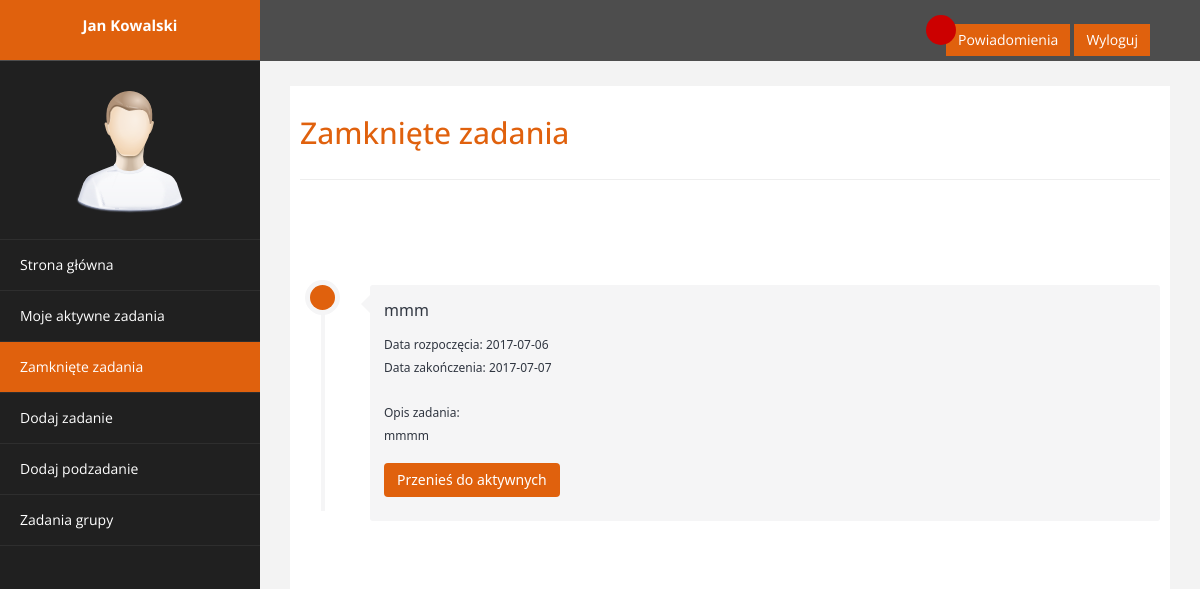
The app's page /old_tasks.php (signed in), older data.
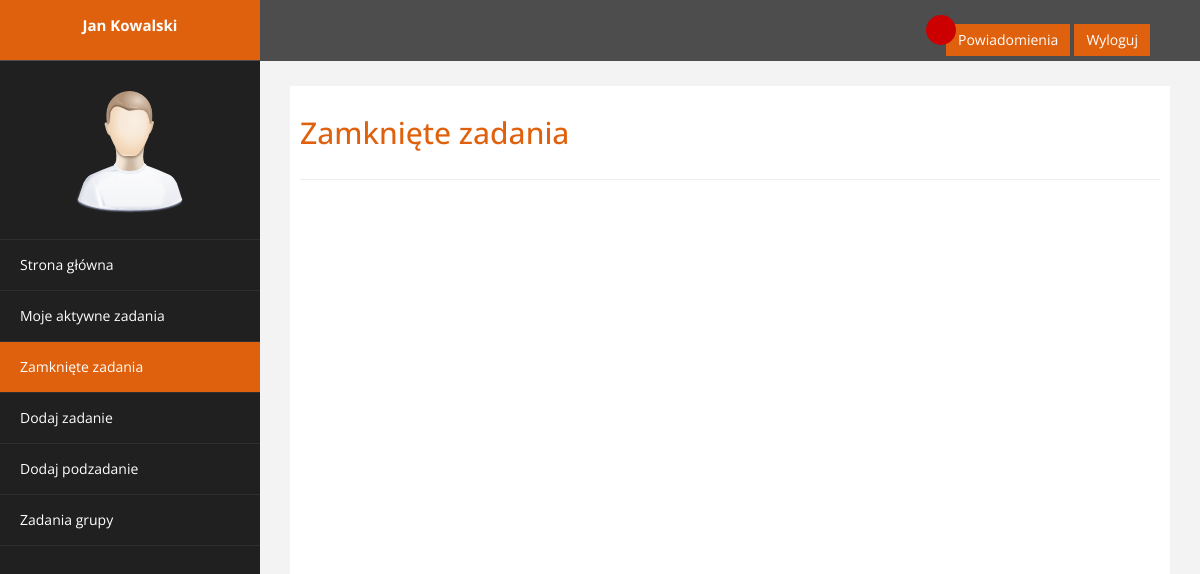
The same page, newer data.
### tables this page shows
CREATE TABLE `subtask` (
  `subtask_ID` int(11) NOT NULL,
  `task_ID` int(11) NOT NULL,
  `name` text NOT NULL,
  `start_date` date NOT NULL,
  `end_date` date NOT NULL,
  `description` text NOT NULL,
  `user_ID` int(11) NOT NULL,
  `done` tinyint(1) NOT NULL
);

### database/dbinfo.php (called while the page is built, shortened)
<?php
        $db_users_tab = 'users';
                $db_users_id = 'user_ID';
                $db_users_fname = 'first_name';
                $db_users_lname = 'last_name';
        $db_task_tab = 'task';
                $db_task_id = 'task_ID';
                $db_task_name = 'name';
                $db_task_description = 'description';
                $db_task_sdate = 'start_date';
                $db_task_edate = 'end_date';
                $db_task_userid = 'user_ID';
                $db_task_priority = 'priority';
        $db_subtask_tab = 'subtask';
                $db_subtask_id = 'subtask_ID';
                $db_subtask_taskid = 'task_ID';
                $db_subtask_name = 'name';
                $db_subtask_sdate = 'start_date';
                $db_subtask_edate = 'end_date';
                $db_subtask_description= 'description';
                $db_subtask_userid = 'user_ID';
                $db_subtask_done = 'done';
?>

### old_tasks.php (the view, shortened to what the changed rows need)
<!DOCTYPE html>
<html xmlns="http://www.w3.org/1999/xhtml">
<head>
    <link href="template/assets/css/bootstrap.css" rel="stylesheet" />
    <link href="template/assets/css/custom.css" rel="stylesheet" />
</head>
<body>
    <div id="wrapper">
        <div id="page-wrapper" >
            <div id="page-inner">
                <div class="row">
                    <div class="col-md-12">
                     <h2>Zamknięte zadania</h2>
                       </div>
                     </div>
                 <br>
                 <br>
                 <br>
                 <div class="container">
	<div class="row">
        <div class="timeline-centered">
        <?php
        require_once "database/dbinfo.php";
    $connection = db_connection();
    if ($connection != false){
        $sql = "SELECT $db_subtask_tab.$db_subtask_id, $db_subtask_tab.$db_subtask_taskid, $db_subtask_tab.$db_subtask_name, $db_subtask_tab.$db_subtask_sdate, $db_subtask_tab.$db_subtask_edate, $db_subtask_tab.$db_subtask_description FROM $db_subtask_tab INNER JOIN $db_task_tab ON $db_subtask_tab.$db_subtask_taskid = $db_task_tab.$db_task_id WHERE $db_subtask_tab.$db_subtask_done='1' AND $db_subtask_tab.$db_subtask_userid =". $_SESSION['id']." ORDER BY $db_task_tab.$db_task_priority DESC, $db_subtask_tab.$db_subtask_edate ASC";
        $result = $connection->query($sql);
        while($row = $result->fetch_assoc()){
            $sql = "SELECT $db_task_tab.$db_task_priority, $db_subtask_tab.$db_subtask_id, $db_task_tab.$db_task_id, $db_task_tab.$db_task_name, $db_task_tab.$db_task_description, $db_task_tab.$db_task_sdate, $db_task_tab.$db_task_edate, $db_users_tab.$db_users_fname, $db_users_tab.$db_users_lname FROM $db_subtask_tab, $db_task_tab LEFT JOIN $db_users_tab ON $db_task_tab.$db_task_userid = $db_users_tab.$db_users_id WHERE $db_task_tab.$db_task_id =".$row[$db_subtask_taskid];
            $result2 = $connection->query($sql);
            $row2=$result2->fetch_assoc();
            echo "<br/>";
            echo  '<article class="timeline-entry">
                  <div class="timeline-entry-inner">';
            if ($row2[$db_task_priority] == 1){
                echo '<div class="timeline-icon bg-priority">';}
            else{
                echo '<div class="timeline-icon bg-success">';}
            echo  '<i class="entypo-feather"></i>
                  </div>
                  <div class="timeline-label">';
            echo "<h2><a class='dymek' href ='tasks_all.php?sid=$row[$db_subtask_id]&tid=$row[$db_task_id]' >$row[$db_subtask_name]<span><br> <br>Nazwa zadania głównego: $row2[$db_task_name] <br> Manager: $row2[$db_users_fname] $row2[$db_users_lname]<br> Data rozpoczęcia: $row2[$db_task_sdate] <br> Data zakończenia: $row2[$db_task_edate]<br> Opis: $row2[$db_task_description]<br> <br>----------------------------------------------------<br> </span> </a><span></span><h2>";
            echo "<a><span>Data rozpoczęcia: $row[$db_subtask_sdate]  <br> ";
            echo "Data zakończenia: $row[$db_subtask_edate]<br><br>";
            echo "Opis zadania: <br> $row[$db_subtask_description]";
            echo "<form action='unactive_subtask.php' method='post'>";
            echo "<br /><button type='submit'>Przenieś do aktywnych</button></center>";
            echo "</form>";
            echo'</div>
                 </div>
                 </article>';
            }
        }
    ?>
    </div>
	</div>
</div>
    </div>
            </div>
        </div>
</body>
</html>

Row changes from the older to the newer data that the page shows:
removed subtask: name "mmm", start_date "2017-07-06", end_date "2017-07-07", description "mmmm"
